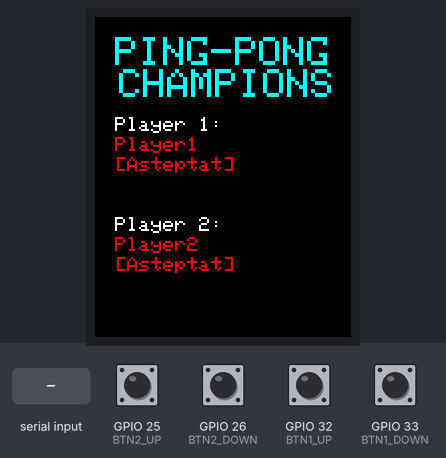
A sketch run on a simulated ESP32. Parts: 128×160 colour display. The inputs (shaded band) are chosen by the test bench; at power-on: GPIO 25 (BTN2_UP), GPIO 26 (BTN2_DOWN), GPIO 32 (BTN1_UP), GPIO 33 (BTN1_DOWN) HIGH. Random numbers use the default seed unless the sketch sets one; nothing arrives over Bluetooth unless stated.

Above: at 1.4 s.
1.5 s: "1:\n" received over the second serial link
At 2.8 s:
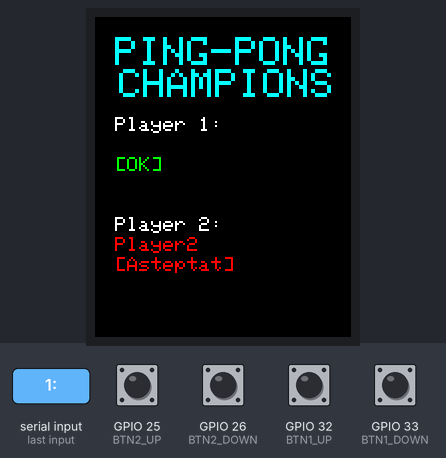
3.2 s: "2:\n" received over the second serial link
At 3.9 s:
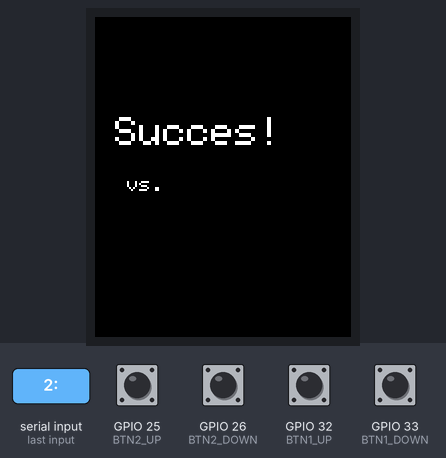
At 9.6 s:
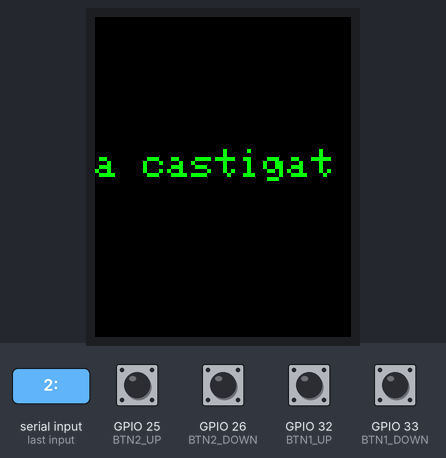
Timing chart, 0 to 11.1 s (numbered marks = the images above; inputs shaded):
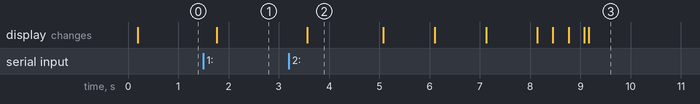

Measured:
- after the input at 1.5 s, the display: changes after 0.27 s (image 1)
- after the input at 3.2 s, the display: changes after 0.36 s (image 2)
- what the display in image 2 shows lasts 1.5 s, from 3.6 s to 5.1 s

The sketch:

v5_stable.ino
```cpp
#include <BluetoothSerial.h>
#include <Adafruit_GFX.h>
#include <Adafruit_ST7735.h>
#include <SPI.h>

// Bluetooth
BluetoothSerial SerialBT;

// TFT
#define TFT_CS     15
#define TFT_RST    4
#define TFT_DC     2
Adafruit_ST7735 tft = Adafruit_ST7735(TFT_CS, TFT_DC, TFT_RST);

// Butoane
#define BTN1_UP    32
#define BTN1_DOWN  33
#define BTN2_UP    25
#define BTN2_DOWN  26

// Joc
int paddleHeight = 20;
int paddleWidth = 3;
int paddleSpeed = 2;
int screenW = 128;
int screenH = 160;
int zonaTop = 15; // Scor si nume

int paddle1Y, paddle2Y;
int ballX, ballY;
int ballSize = 3;
int ballSpeedX = 1;
int ballSpeedY = 1;

String player1 = "Player1";
String player2 = "Player2";
int scor1 = 0;
int scor2 = 0;

bool gameRunning = false;

void countdown(int secunde, String mesaj) {
  for (int i = secunde; i > 0; i--) {
    tft.fillScreen(ST77XX_BLACK);
    tft.setCursor(10, 40);
    tft.setTextColor(ST77XX_WHITE);
    tft.setTextSize(2);
    tft.print(mesaj);
    tft.setCursor(40, 80);
    tft.print(i);
    delay(1000);
  }
}

void asteaptaNumeJucatori() {
  bool gata1 = false, gata2 = false;

  while (!gata1 || !gata2) {
    tft.fillScreen(ST77XX_BLACK);

    // Titlu
    tft.setTextSize(2);
    tft.setTextColor(ST77XX_CYAN);
    tft.setCursor(10, 10);
    tft.print("PING-PONG\n CHAMPIONS");

    // Jucator 1
    tft.setTextSize(1);
    tft.setTextColor(ST77XX_WHITE);
    tft.setCursor(10, 50);
    tft.print("Player 1:");
    tft.setCursor(10, 60);
    tft.setTextColor(gata1 ? ST77XX_GREEN : ST77XX_RED);
    tft.print(player1);
    tft.setCursor(10, 70);
    tft.print(gata1 ? "[OK]" : "[Asteptat]");

    // Jucator 2
    tft.setTextColor(ST77XX_WHITE);
    tft.setCursor(10, 100);
    tft.print("Player 2:");
    tft.setCursor(10, 110);
    tft.setTextColor(gata2 ? ST77XX_GREEN : ST77XX_RED);
    tft.print(player2);
    tft.setCursor(10, 120);
    tft.print(gata2 ? "[OK]" : "[Asteptat]");

    // Citire date Bluetooth
    if (SerialBT.available()) {
      String linie = SerialBT.readStringUntil('\n');
      linie.trim();
      if (linie.startsWith("1:")) {
        player1 = linie.substring(2);
        gata1 = true;
        SerialBT.println("OK, Player1 = " + player1);
      }
      if (linie.startsWith("2:")) {
        player2 = linie.substring(2);
        gata2 = true;
        SerialBT.println("OK, Player2 = " + player2);
        //delay(1000);
      }
    }

    delay(200);
  }
  // tft.setTextColor(ST77XX_WHITE);
  // tft.setCursor(10, 100);
  // tft.print("Player 2:");
  // tft.setCursor(10, 110);
  // tft.setTextColor(gata2 ? ST77XX_GREEN : ST77XX_RED);
  // tft.print(player2);
  // tft.setCursor(10, 120);
  // tft.print(gata2 ? "[OK]" : "[Asteptat]");
  // delay(1000);
  tft.fillScreen(ST77XX_BLACK);
  tft.setTextSize(2);
  tft.setTextColor(ST77XX_WHITE);
  tft.setCursor(10, 50);
  tft.print("Succes!\n");
  tft.setTextSize(1);
  tft.setTextColor(ST77XX_WHITE);
  tft.setCursor(10, 80);
  tft.print(player1 + " vs. " + player2);
  delay(1500);
  countdown(3, "Start in");
  gameRunning = true;
}

void resetJoc() {
  paddle1Y = zonaTop + (screenH - zonaTop) / 2 - paddleHeight / 2;
  paddle2Y = paddle1Y;
  ballX = screenW / 2;
  ballY = zonaTop + (screenH - zonaTop) / 2;
  ballSpeedX = (random(0, 2) == 0) ? 2 : -2;
  ballSpeedY = (random(0, 2) == 0) ? 1 : -1;
}

void afiseazaCastigator(String nume) {
  gameRunning = false;

  if (nume == player1) scor1++;
  else if (nume == player2) scor2++;

  tft.fillScreen(ST77XX_BLACK);
  tft.setTextSize(2);
  tft.setTextColor(ST77XX_GREEN);
  tft.setCursor(10, 50);
  tft.print(nume + "\na castigat");
  delay(2000);
  countdown(3, "Start in");
  gameRunning = true;
}

void setup() {
  Serial.begin(115200);
  SerialBT.begin("ESP32-PONG");

  tft.initR(INITR_BLACKTAB);
  tft.fillScreen(ST77XX_BLACK);

  pinMode(BTN1_UP, INPUT_PULLUP);
  pinMode(BTN1_DOWN, INPUT_PULLUP);
  pinMode(BTN2_UP, INPUT_PULLUP);
  pinMode(BTN2_DOWN, INPUT_PULLUP);

  randomSeed(millis());

  asteaptaNumeJucatori();
  resetJoc();
}

void loop() {
  if (!gameRunning) return;

  // Control palete
  if (digitalRead(BTN1_UP) == LOW && paddle1Y > zonaTop) paddle1Y -= paddleSpeed;
  if (digitalRead(BTN1_DOWN) == LOW && paddle1Y < screenH - paddleHeight) paddle1Y += paddleSpeed;
  if (digitalRead(BTN2_UP) == LOW && paddle2Y > zonaTop) paddle2Y -= paddleSpeed;
  if (digitalRead(BTN2_DOWN) == LOW && paddle2Y < screenH - paddleHeight) paddle2Y += paddleSpeed;

  // Miscare minge
  ballX += ballSpeedX;
  ballY += ballSpeedY;

  // Coliziuni margini
  if (ballY <= zonaTop || ballY >= screenH - ballSize) ballSpeedY = -ballSpeedY;

  // Coliziuni palete
  if (ballX <= paddleWidth + 2 && ballY + ballSize >= paddle1Y && ballY <= paddle1Y + paddleHeight) {
    ballSpeedX = -ballSpeedX;
  }
  if (ballX >= screenW - paddleWidth - ballSize - 2 && ballY + ballSize >= paddle2Y && ballY <= paddle2Y + paddleHeight) {
    ballSpeedX = -ballSpeedX;
  }

  // Verifică pierderi
  if (ballX <= 0) {
    afiseazaCastigator(player2);
    resetJoc();
    return;
  }
  if (ballX >= screenW) {
    afiseazaCastigator(player1);
    resetJoc();
    return;
  }

  // Desenare
  tft.fillScreen(ST77XX_BLACK);

  // Nume + scor
  tft.setTextSize(1);
  tft.setTextColor(ST77XX_WHITE);
  tft.setCursor(5, 2);
  tft.print(player1);

  String scorText = String(scor1) + " - " + String(scor2);
  int scorWidth = scorText.length() * 6;
  tft.setCursor((screenW - scorWidth) / 2, 2);
  tft.print(scorText);

  tft.setCursor(screenW - (player2.length() * 6) - 5, 2);
  tft.print(player2);

  // Linie verticală sub zona de scor
  tft.drawLine(0, zonaTop, screenW, zonaTop, ST77XX_WHITE);

  // Palete si minge
  tft.fillRect(2, paddle1Y, paddleWidth, paddleHeight, ST77XX_WHITE);
  tft.fillRect(screenW - paddleWidth - 2, paddle2Y, paddleWidth, paddleHeight, ST77XX_WHITE);
  tft.fillRect(ballX, ballY, ballSize, ballSize, ST77XX_YELLOW);

  delay(12); // Refresh rate
}
```
